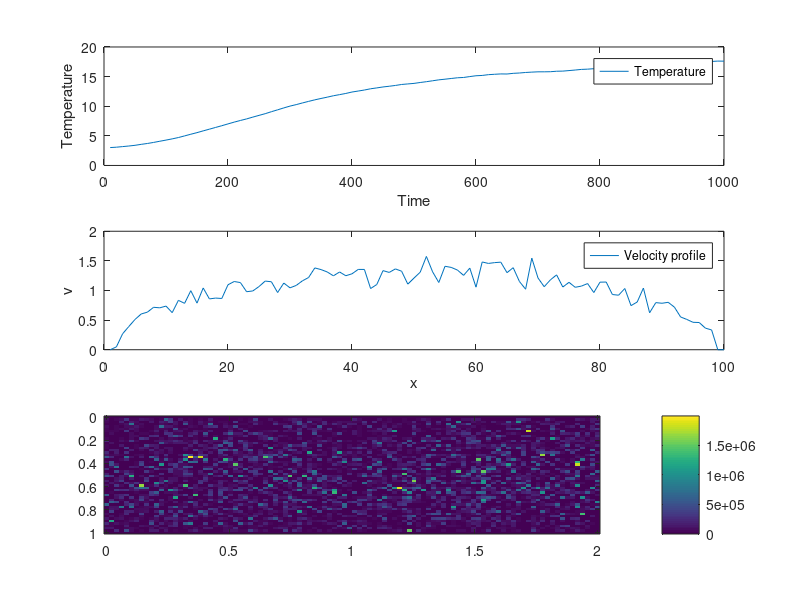

This chart was generated by the following MATLAB code: (Note: this script raises an error after producing the figure.)
function plotting
clear all;
close all;

%energy = dlmread('energy.dat');
temperature = dlmread('temperature.dat');

figure(1)
subplot(3,1,1);
plot(temperature(:,1),temperature(:,2));
legend('Temperature');
xlabel('Time')
ylabel('Temperature')

velocity = dlmread('velocity.dat');

vel_size = size(velocity);
v_x_last = velocity(vel_size(1),:);
avg_v = sum(v_x_last)/length(v_x_last);
v_x_last = v_x_last/avg_v;

subplot(3,1,2);
plot(v_x_last);
legend('Velocity profile');
xlabel('x')
ylabel('v')

pressure = dlmread('pressure.dat');

subplot(3,1,3);
x = 0:2;
y = 0:1;
imagesc(x,y,pressure);
colorbar;

% caxis([0 max(pressure)])
    
legend('Pressure field');
xlabel('x')
ylabel('y')

figure()

world_bmp = imread('world.bmp');
world_bmp = sum(255-world_bmp,3); %Invert colors

world_bmp(174,158,1) = 77;
%world_bmp(174,158,2) = 0;
%world_bmp(174,158,3) = 0;

v_x = dlmread('vel_x.dat');
v_y = dlmread('vel_y.dat');


img_size = size(world_bmp)
vel_size = size(v_x);

img_size_x = img_size(2);
img_size_y = img_size(1);

vel_size_x = vel_size(2);
vel_size_y = vel_size(1);

x = linspace(1,img_size_x,vel_size_x);
y = linspace(img_size_y,1,vel_size_y);
mesh = meshgrid(x,y);

imshow(world_bmp);
hold on;
quiver(x,y,v_x,v_y,2);

axis('equal');
    
end